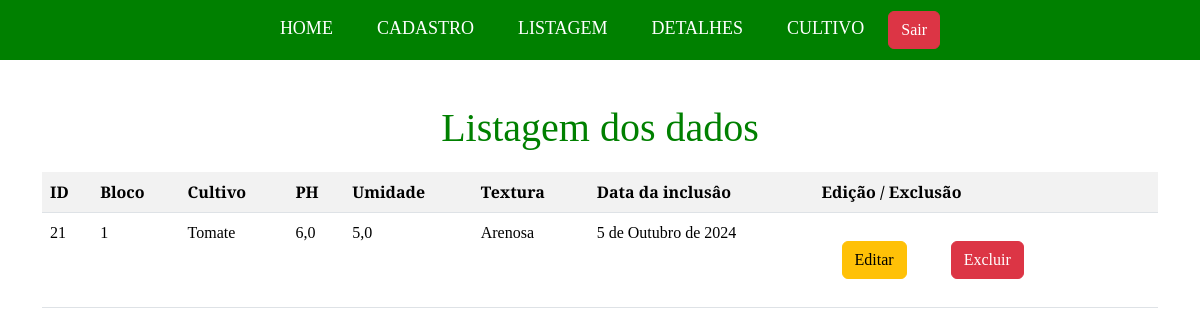
Page /listagem_dados/ (signed in) on the committed database.
### app_fazenda/models.py (models this page shows)
class Dados(models.Model):
    id = models.AutoField(primary_key=True)
    bloco = models.IntegerField()
    cultivo = models.TextField(max_length=255)
    ph = models.FloatField()
    umidade = models.FloatField()
    textura = models.TextField(max_length=255)
    data = models.DateField(auto_now_add=True)
    usuario = models.ForeignKey(get_user_model(), on_delete=models.CASCADE)

### app_fazenda/views.py (the view)
# urls.py: path('listagem_dados/', views.listagem, name='listagem_dados'),
@login_required
def listagem(request):
    if request.method == 'POST':
        form = DadosForm(request.POST)
        if form.is_valid():
            dados_instance = form.save(commit=False)  # Não salva ainda
            dados_instance.usuario = request.user  # Define o usuário
            dados_instance.save()  # Agora salva
            return redirect('listagem_dados')
        else:
            print(form.errors)  # Verificar quais erros estão presentes
            return render(request, 'dados/cadastro.html', {'form': form})
    else:
        form = DadosForm()
    dados = {
        'dados': Dados.objects.filter(usuario=request.user),  # Filtra pelos dados do usuário
        'form': form
    }
    return render(request, 'dados/listagem.html', dados)

### app_fazenda/templates/dados/listagem.html (shortened to what this page needs)
{% extends 'base.html' %}
{% block content %}
<h1>Listagem dos dados</h1>
<div style="align-items: center;">
    <table class="table table-striped">
        <tr>
            <th>ID</th>
            <th>Bloco</th>
            <th>Cultivo</th>
            <th>PH</th>
            <th>Umidade</th>
            <th>Textura</th>
            <th>Data da inclusâo</th>
            <th>Edição / Exclusão</th>
        </tr>
        {% for dado in dados %}
        <tr>
            <td>{{ dado.id }}</td>
            <td>{{ dado.bloco }}</td>
            <td>{{dado.cultivo }}</td>
            <td>{{ dado.ph }}</td>
            <td>{{ dado.umidade }}</td>
            <td>{{ dado.textura }}</td>
            <td>{{ dado.data }}</td>
            <td>
                <a href="{% url 'editar_dados' dado.pk %}" class="btn btn-warning">Editar</a>
                <a href="{% url 'excluir_dados' dado.pk %}" class="btn btn-danger">Excluir</a>
            </td>
        </tr>
        {% endfor %}
    </table>
</div>
{% endblock %}

### static/css/styles_cadastro.css (style rules this page uses)
* { padding: 0; margin: 0; }
body, html { height: 100%; margin: 0; display: flex; flex-direction: column; font-family: 'Arvo', serif; }
a { text-decoration: none; margin: 20px; color: white; font-size: 18px; }
h1 { text-align: center; color: green; margin: 20px; }

### rows in the picture
Dados: id "21", bloco "1", cultivo "Tomate", ph "6,0", umidade "5,0", textura "Arenosa", data "5 de Outubro de 2024"
